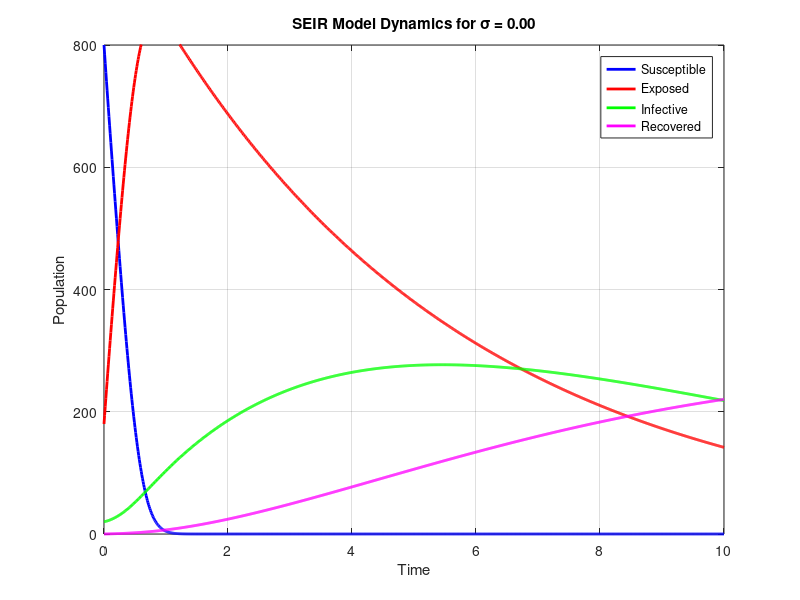
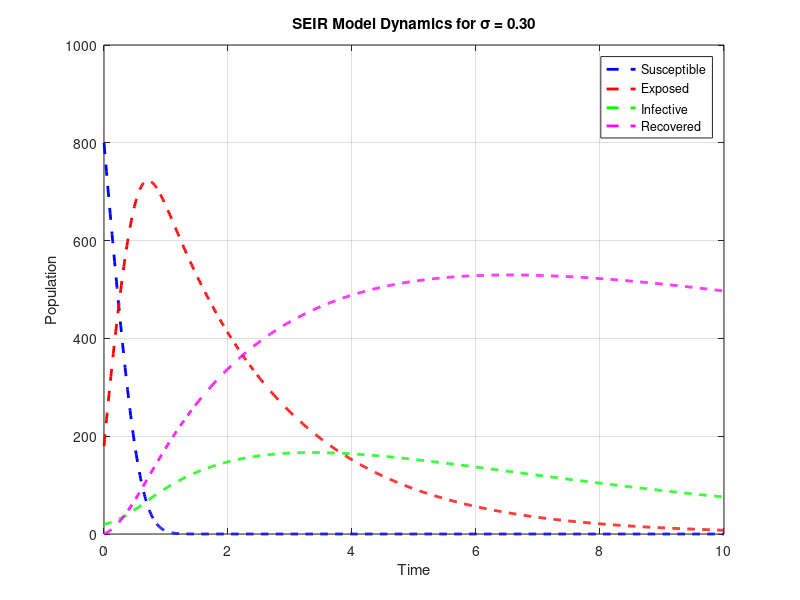

MATLAB code for these plots, in order:
% Parameters (from Table 3 of the article)
b = 0.0784;
mu = 0.0545;
beta = 0.09091;
gamma = 0.125;
alpha = 0.14286;

% Time parameters
tmax = 10;
dt = 0.01;  % smaller dt for better accuracy
time = 0:dt:tmax;
n = length(time);

% Initial conditions
S0 = 800;
E0 = 180;
I0 = 20;
R0 = 0;

% Function to simulate SEIR with Euler for given sigma
function Y = simulate_SEIR_euler(b, mu, beta, gamma, alpha, sigma, S0, E0, I0, R0, dt, n)
    Y = zeros(n,4);
    Y(1,:) = [S0, E0, I0, R0];
    for i = 2:n
        S = Y(i-1,1);
        E = Y(i-1,2);
        I = Y(i-1,3);
        R = Y(i-1,4);
        dS = b - beta * S * I - mu * S;
        dE = beta * S * I - (mu + alpha + sigma) * E;
        dI = alpha * E - (mu + gamma) * I;
        dR = gamma * I + sigma * E - mu * R;
        Y(i,1) = S + dt * dS;
        Y(i,2) = E + dt * dE;
        Y(i,3) = I + dt * dI;
        Y(i,4) = R + dt * dR;
    end
end

% Simulate for sigma = 0.00 (Figure 2)
sigma1 = 0.00;
Y1 = simulate_SEIR_euler(b, mu, beta, gamma, alpha, sigma1, S0, E0, I0, R0, dt, n);

% Simulate for sigma = 0.30 (Figure 3)
sigma2 = 0.30;
Y2 = simulate_SEIR_euler(b, mu, beta, gamma, alpha, sigma2, S0, E0, I0, R0, dt, n);

% Plot results for sigma = 0.00
figure(1);
plot(time, Y1(:,1), 'b', 'LineWidth', 2); hold on;
plot(time, Y1(:,2), 'r', 'LineWidth', 2);
plot(time, Y1(:,3), 'g', 'LineWidth', 2);
plot(time, Y1(:,4), 'm', 'LineWidth', 2);
xlim([0,10]);
ylim([0,800]);
yticks(0:200:800);
xticks(0:2:10);
title('SEIR Model Dynamics for \sigma = 0.00');
xlabel('Time');
ylabel('Population');
legend('Susceptible','Exposed','Infective','Recovered','Location','best');
grid on;

% Plot results for sigma = 0.30
figure(2);
plot(time, Y2(:,1), 'b--', 'LineWidth', 2); hold on;
plot(time, Y2(:,2), 'r--', 'LineWidth', 2);
plot(time, Y2(:,3), 'g--', 'LineWidth', 2);
plot(time, Y2(:,4), 'm--', 'LineWidth', 2);
xlim([0,10]);
ylim([0,1000]);
yticks(0:200:1000);
xticks(0:2:10);
title('SEIR Model Dynamics for \sigma = 0.30');
xlabel('Time');
ylabel('Population');
legend('Susceptible','Exposed','Infective','Recovered','Location','best');
grid on;
